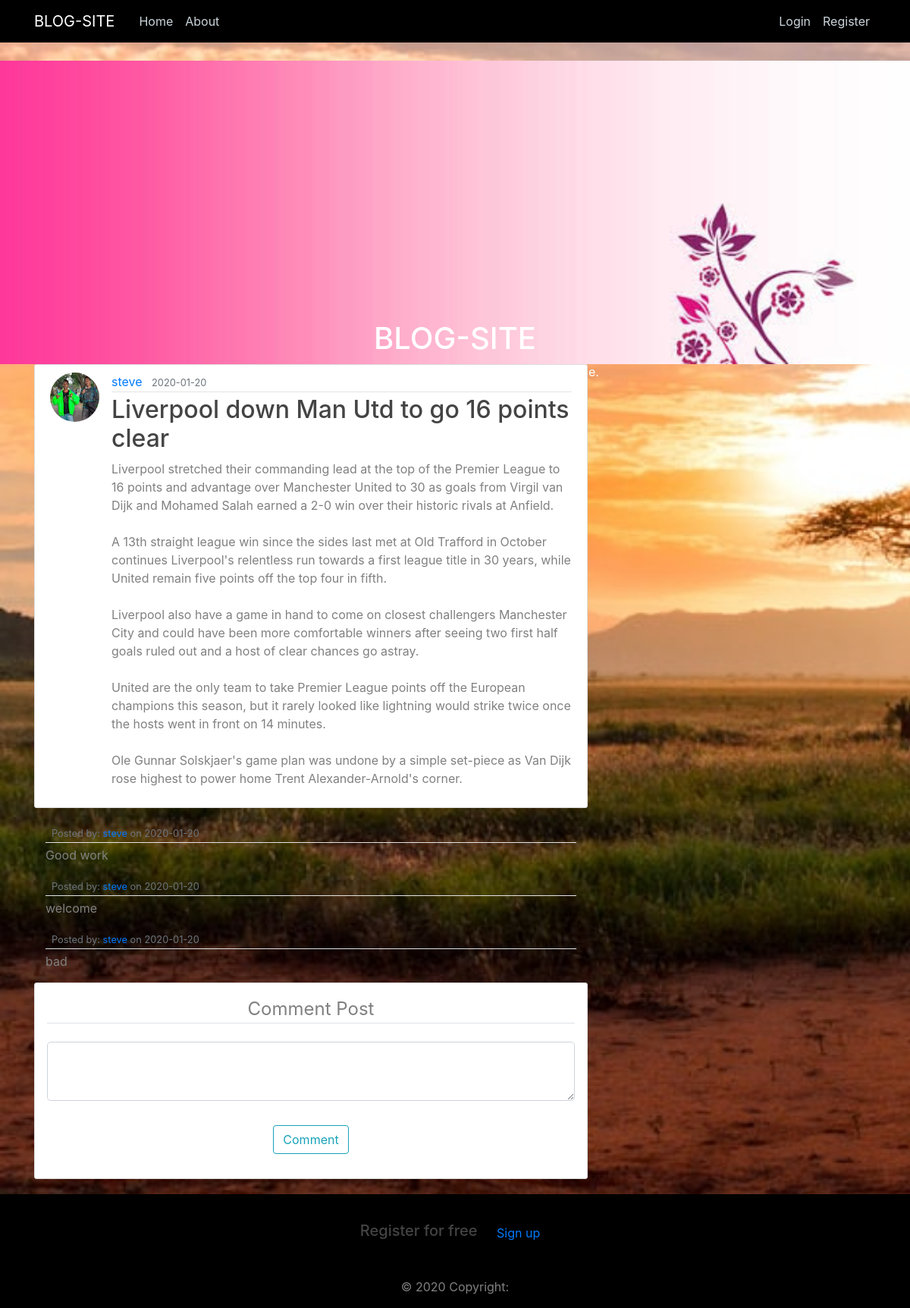
/post/1, run on the app's committed database.
### app/models.py (models this page shows, shortened)
class User(db.Model, UserMixin):
    id = db.Column(db.Integer, primary_key=True)
    username = db.Column(db.String(20), unique=True, nullable=False)
    email = db.Column(db.String(120), unique=True, nullable=False)
    image_file = db.Column(db.String(20), nullable=False, default='default.jpg')
    password = db.Column(db.String(60), nullable=False)
    posts = db.relationship('Post', backref='author', lazy=True)
    comments = db.relationship('Comment', backref='author', lazy=True)

class Post(db.Model):
    id = db.Column(db.Integer, primary_key=True)
    title = db.Column(db.String(100), nullable=False)
    date_posted = db.Column(db.DateTime, nullable=False, default=datetime.utcnow)
    content = db.Column(db.Text, nullable=False)
    user_id = db.Column(db.Integer, db.ForeignKey('user.id'), nullable=False)

class Comment(db.Model):
    id = db.Column(db.Integer, primary_key=True)
    date_posted = db.Column(db.DateTime, nullable=False, default=datetime.utcnow)
    content = db.Column(db.Text, nullable=False)
    user_id = db.Column(db.Integer, db.ForeignKey('user.id'), nullable=False)

### app/routes.py (the view)
@app.route("/post/<int:post_id>", methods=["POST", "GET"])
def post(post_id):
    post = Post.query.get_or_404(post_id)
    comments = Comment.query.all()
    form = CommentForm()
    if form.validate_on_submit():
        comments = Comment(content=form.content.data, author=current_user)
        db.session.add(comments)
        db.session.commit()
        flash('Your comment has been created!', 'success')
        return redirect(url_for('home'))
    return render_template('post.html', title=post.title, post=post, form=form, comments=comments)

### app/forms.py
class CommentForm(FlaskForm):
    content = TextAreaField('Content', validators=[DataRequired()])
    submit = SubmitField('Comment')

### app/templates/post.html (shortened to what this page needs)
{% extends "blog.html" %}
{% block content %}
  <article class="media content-section">
    <img class="rounded-circle article-img" src="{{ url_for('static', filename='profile_pics/' + post.author.image_file) }}">
    <div class="media-body">
      <div class="article-metadata">
        <a class="mr-2" href="{{ url_for('user_posts', username=post.author.username) }}">{{ post.author.username }}</a>
        <small class="text-muted">{{ post.date_posted.strftime('%Y-%m-%d') }}</small>
      </div>
      <h2 class="article-title">{{ post.title }}</h2>
      <p class="article-content">{{ post.content }}</p>
    </div>
  </article>
  <div>
        {% for comment in comments %}
        <div class="container mt-2 mb-3">
          <div class="">
            <div class="media-body">
              <div class="article-metadata">
                <small class="text-muted"
                  >Posted by:
                  <a href=""
                    >{{ comment.author.username }}</a
                  >
                  on {{ comment.date_posted.strftime('%Y-%m-%d') }}</small
                >
              </div>
              <p class="article-content">{{ comment.content }}</p>
            </div>
          </div>
        </div>
        {% endfor %}
      </div>
      <div class="content-section card p-3 mt-3">
      <form action="" method="POST">
        <fieldset class="form-group">
          <legend class="border-bottom mb-4 mt-5 text-center">
            Comment Post
          </legend>
          <div class="form-group">
            {% if form.content.errors %} {{ form.content(class="form-control
            form-control-lg is-invalid") }}
            <div class="invalid-feedback">
              {% for error in form.content.errors %}
              <span>{{ error }}</span>
              {% endfor %}
            </div>
            {% else %} {{ form.content(class="form-control form-control-lg") }}
            {% endif %}
          </div>
        </fieldset>
        <div class="form-group text-center">
          {{form.submit(class="btn btn-outline-info")}}
        </div>
      </form>
    </div>
{% endblock content %}

### app/static/main.css (style rules this page uses)
body { background-image:url("./3.jpeg") ; color: grey; margin-top: 5rem; background-repeat: no-repeat; background-size: cover; }
h1, h2, h3, h4, h5, h6 { color: #444444; }
.content-section { background: #ffffff; padding: 10px 20px; border: 1px solid #dddddd; border-radius: 3px; margin-bottom: 20px; }
.article-title { color: #444444; }
.article-content { white-space: pre-line; }
.article-img { height: 65px; width: 65px; margin-right: 16px; }
.article-metadata { padding-bottom: 1px; margin-bottom: 4px; border-bottom: 1px solid #e3e3e3 }

### data on the page
User: image_file (picture), author.username "steve"
Post: date_posted "2020-01-20", title "Liverpool down Man Utd to go 16 points clear", content "Liverpool stretched their commanding lead at the top of the Premier League to 16 points and advantage over Manchester United to 30 as goals from Virgil van Dijk and Mohamed Salah earned a 2-0 win over their historic rivals at Anfield. A 13th straight league win since the sides last met at Old Trafford in October continues Liverpool's relentless run towards a first league title in 30 years, while United remain five points off the top four in fifth. Liverpool also have a game in hand to come on closest challengers Manchester City and could have been more comfortable winners after seeing two first half goals ruled out and a host of clear chances go astray. United are the only team to take…"
Comment: author.username "steve", date_posted "2020-01-20", content "Good work"
Comment: author.username "steve", date_posted "2020-01-20", content "welcome"
Comment: author.username "steve", date_posted "2020-01-20", content "bad"
